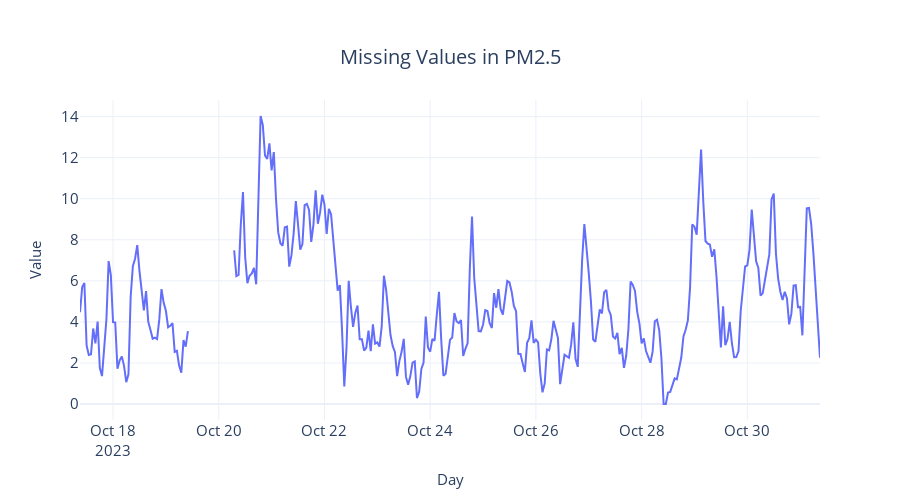

Notebook code cell kept with this figure:
### Code cell
df = df.loc["2022-07-07":"2022-07-07 12:00", "pm2_5_1_hr"].to_frame()
fig = px.line(df, x=df.index, y="pm2_5_1_hr", title="Missing Values in PM2.5")
fig = format_plot(fig, ["Original"])
fig.write_image("imgs/chapter_2/missing_values.png")
fig.show()

### Figure 1 — Plotly figure (JSON) as saved in the notebook; plotly's stock layout.template omitted (floating-point values rounded to 4 significant figures; data arrays with more than 128 entries replaced by an {"elided": "..."} marker saying what was removed)
{"data": [{"hovertemplate": "datetime=%{x}<br>pm2_5_1_hr=%{y}<extra></extra>", "legendgroup": "", "line": {"color": "#636efa", "dash": "solid"}, "marker": {"symbol": "circle"}, "mode": "lines", "name": "Original", "orientation": "v", "showlegend": false, "type": "scatter", "x": {"elided": "333 str values"}, "xaxis": "x", "y": {"elided": "333 float values"}, "yaxis": "y"}], "layout": {"autosize": false, "height": 500, "legend": {"font": {"size": 15}, "orientation": "h", "title": {}, "tracegroupgap": 0, "x": 1, "xanchor": "right", "y": 0.98, "yanchor": "bottom"}, "title": {"font": {"size": 20}, "text": "Missing Values in PM2.5", "x": 0.5, "xanchor": "center", "yanchor": "top"}, "width": 900, "xaxis": {"anchor": "y", "domain": [0, 1], "tickfont": {"size": 15}, "title": {"font": {"size": 15}, "text": "Day"}}, "yaxis": {"anchor": "x", "domain": [0, 1], "tickfont": {"size": 15}, "title": {"font": {"size": 15}, "text": "Value"}}}}
